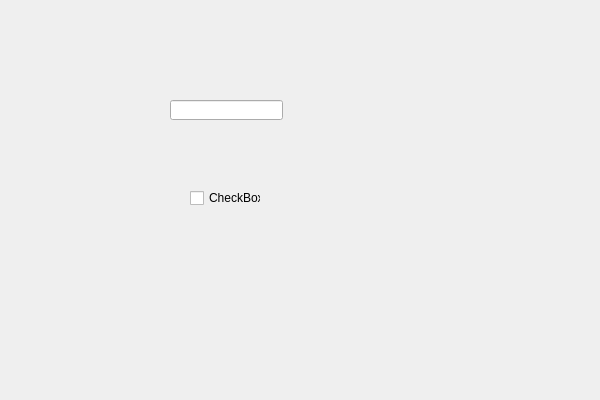
<?xml version="1.0" encoding="UTF-8"?>
<ui version="4.0">
 <class>checkboxClass</class>
 <widget class="QWidget" name="checkboxClass">
  <property name="geometry">
   <rect>
    <x>0</x>
    <y>0</y>
    <width>600</width>
    <height>400</height>
   </rect>
  </property>
  <property name="windowTitle">
   <string>checkbox</string>
  </property>
  <widget class="QCheckBox" name="checkBox">
   <property name="geometry">
    <rect>
     <x>190</x>
     <y>190</y>
     <width>71</width>
     <height>16</height>
    </rect>
   </property>
   <property name="text">
    <string>CheckBox</string>
   </property>
  </widget>
  <widget class="QLineEdit" name="lineEdit">
   <property name="geometry">
    <rect>
     <x>170</x>
     <y>100</y>
     <width>113</width>
     <height>20</height>
    </rect>
   </property>
  </widget>
 </widget>
 <layoutdefault spacing="6" margin="11"/>
 <resources>
  <include location="checkbox.qrc"/>
 </resources>
 <connections/>
</ui>
